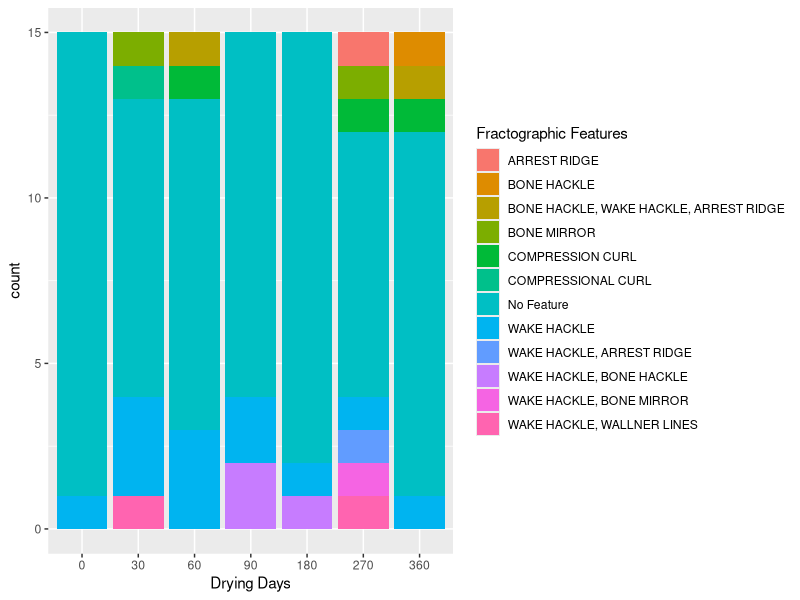
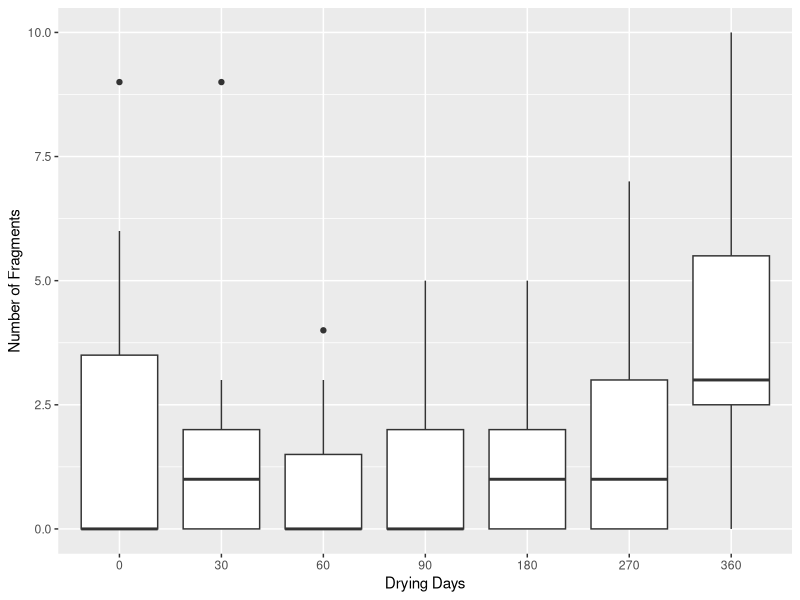
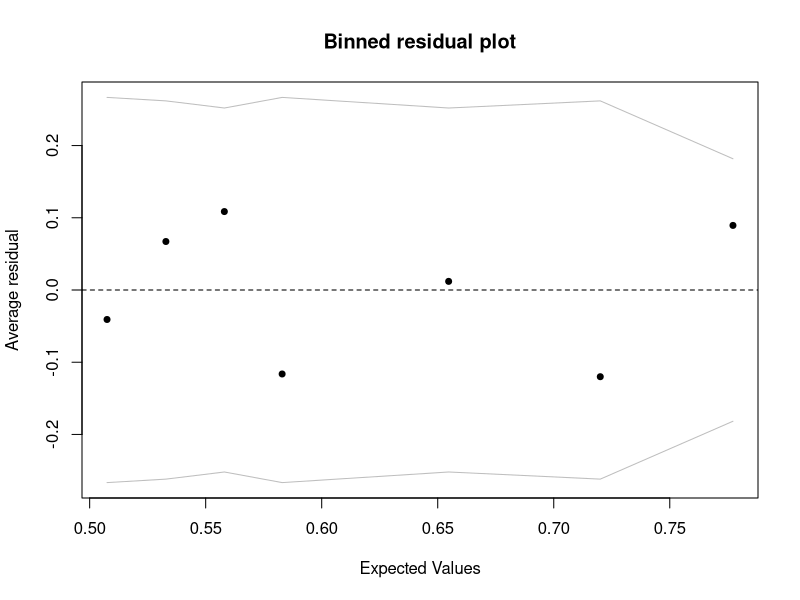
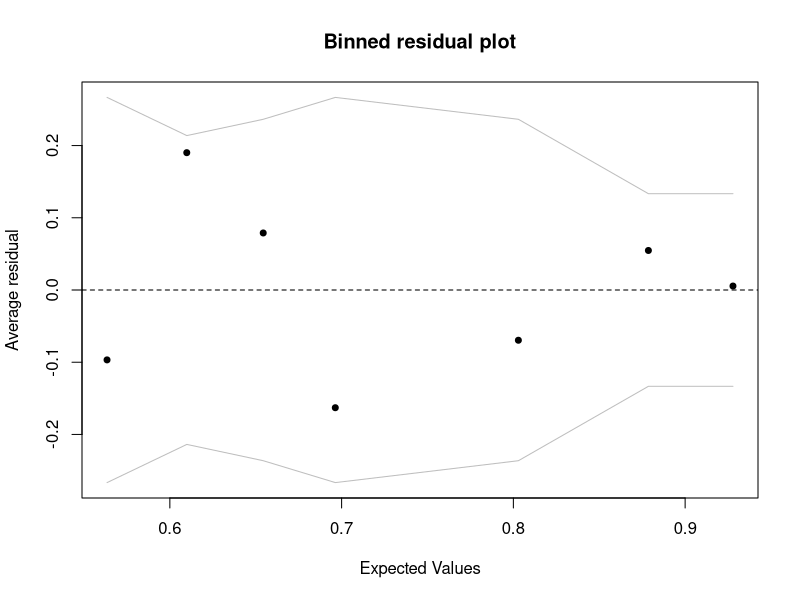
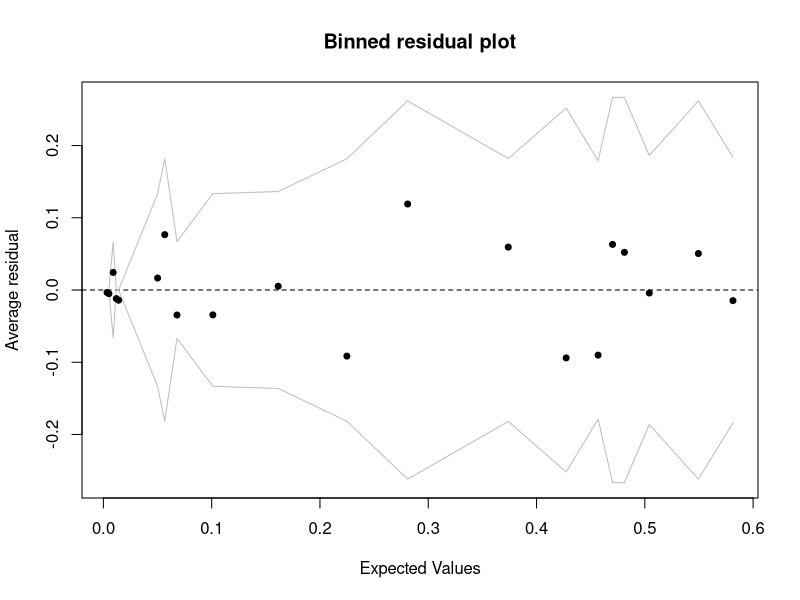
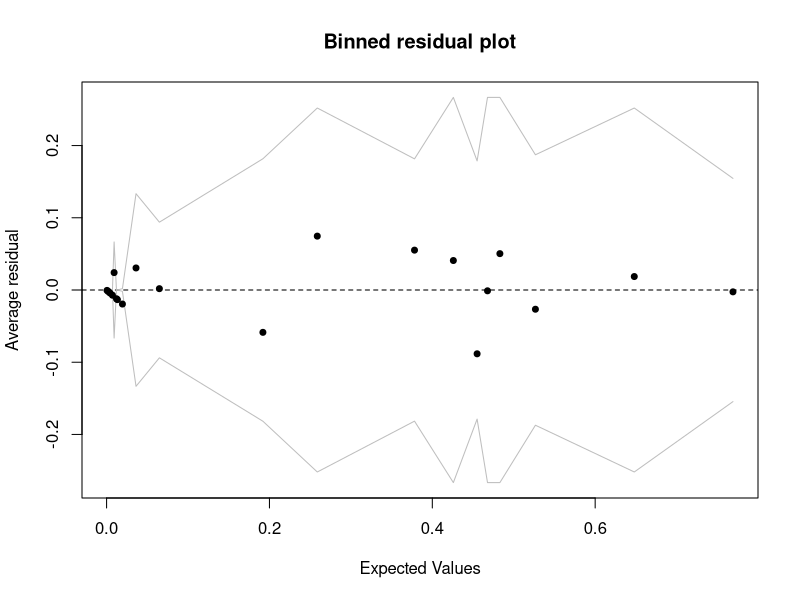
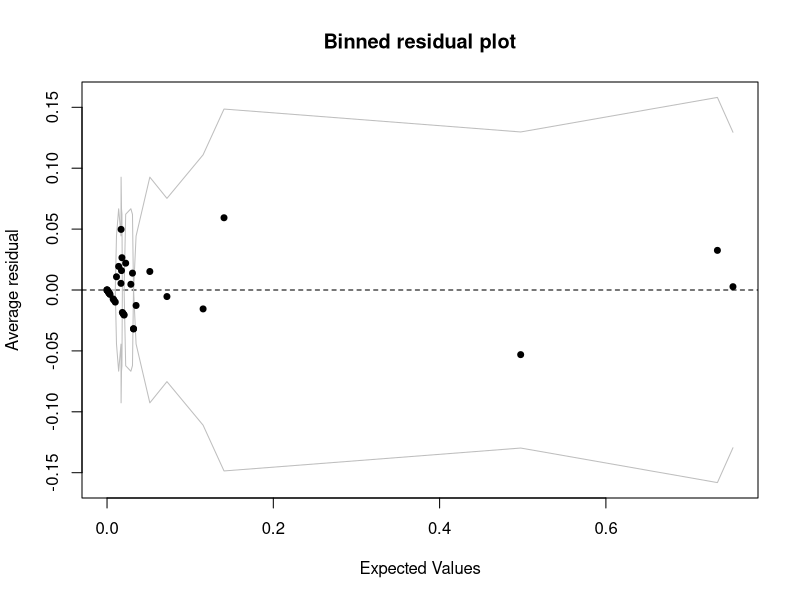

Reproduce these figures in R, in order.
## ---- chunk 1
knitr::opts_chunk$set(echo = FALSE)
library(tidyverse)
library(readxl)
library(dplyr)
library(nnet)
library(rlist)
library(arm)
library(knitr)
library(MASS)
# loading packages
## ---- chunk 2
bone <- readxl::read_xlsx("BU Thesis Data.xlsx", sheet = 2)
drop<-c()
for (i in 1:nrow(bone))  {
  if (is.na(bone$`Bone Type`[i])){
    drop <- c(drop, i)
  }
}
bone<-bone[-drop,]
# read bone and drop the date without information

# ignore unobserved bone
bone <- dplyr::select(bone,-`Bone Type`,-`Percentage of Feature Present`)
# select columns from Bone Type to Percentage of Feature Present
bone$`Bone Specimen` <- gsub("\\,.*","", bone$`Bone Specimen`)
bone$`Bone Specimen` <- gsub("[^0-9]","", bone$`Bone Specimen`)
bone$`days`<-as.numeric(bone$`Bone Specimen`)
bone<-mutate(bone,`Bone Specimen`=fct_relevel(`Bone Specimen`,'0','30','60','90','180','270','360'))

# creating variable drying day
typeof(bone$`Bone Specimen`)
bone$`Fractographic Features`[bone$`Fractographic Features`=="N/A"]<-"No Feature"
bone$`Fracture Angle`[bone$`Fracture Angle`=="N/A"]<-"non applicable"
bone$`Fracture Type`[bone$`Fracture Type`=="N/A"]<-"non applicable"
bone$`Fracture Surface`[bone$`Fracture Surface`=="N/A"]<-"non applicable"
bone$`Fracture Outline`[bone$`Fracture Outline`=="N/A"]<-"non applicable"
#Clean dependent variable

bone$`Bisecting Fracture`<-factor(bone$`Bisecting Fracture`)
bone$`Fracture-like`<-factor(bone$`Fracture-like`)
bone$`Fracture Angle`<-factor(bone$`Fracture Angle`)
bone$`Fracture Type`<-factor(bone$`Fracture Type`)
bone$`Fracture Surface`<-factor(bone$`Fracture Surface`)
bone$`Fracture Outline`<-factor(bone$`Fracture Outline`)

bone$`Fractographic Features`<-factor(bone$`Fractographic Features`)
# transfer variables to factor 
## ---- chunk 3
options(digits = 2) 
table1<-rbind(table(bone$`Bisecting Fracture`,bone$`Bone Specimen`)[2,]/15,table(bone$`Fracture-like`,bone$`Bone Specimen`)[2,]/15)
row.names(table1)<-c('Bisecting percentage','Fracture-like percentage')
kable(table1,caption = 'Bisecting Fracture and Fracture-like percentage for different drying-day groups')

ggplot(data = bone) + geom_bar(mapping = aes(x = `Bone Specimen`, fill = `Fractographic Features`))+labs(x="Drying Days")
ggplot(data = bone, mapping = aes(x = `Bone Specimen`, y = `Number of Fragments`)) + geom_boxplot()+labs(x="Drying Days")

## ---- chunk 4
fit.Bisect_Fracture<-glm(bone$`Bisecting Fracture`~bone$days,family = binomial())
coef(fit.Bisect_Fracture) #estimated coefficients
summary(fit.Bisect_Fracture)$coefficients[,4] #p-value
## ---- chunk 5
binnedplot(fitted(fit.Bisect_Fracture),resid(fit.Bisect_Fracture,type="response"))
## ---- chunk 6
fit.Fracture_like<-glm(bone$`Fracture-like`~bone$days,family = binomial())
coef(fit.Fracture_like) #estimated coefficients
summary(fit.Fracture_like)$coefficients[,4] #p-value
## ---- chunk 7
binnedplot(fitted(fit.Fracture_like),resid(fit.Fracture_like,type="response"))
## ---- chunk 8
fit.Fracture_Angle<-multinom(bone$`Fracture Angle`~bone$days,trace = FALSE)
coef(fit.Fracture_Angle) #estimated coefficients
## ---- chunk 9
z <- summary(fit.Fracture_Angle)$coefficients / summary(fit.Fracture_Angle)$standard.errors
p <- (1-pnorm(abs(z),0,1)) * 2
p
## ---- chunk 10
binnedplot(fitted(fit.Fracture_Angle),resid(fit.Fracture_Angle,type="response"))
## ---- chunk 11
fit.Number_of_Fragments1 <- glm(bone$`Number of Fragments` ~ bone$days, family="poisson")
coef(fit.Number_of_Fragments1) #estimated coefficients
pchisq(fit.Number_of_Fragments1$deviance,df=fit.Number_of_Fragments1$df.residual, lower.tail=FALSE)
## ---- chunk 12
fit.Number_of_Fragments2 <- glm.nb(bone$`Number of Fragments` ~ bone$days)
summary(fit.Number_of_Fragments2)
pchisq(fit.Number_of_Fragments2$deviance,df=fit.Number_of_Fragments2$df.residual, lower.tail=FALSE)
## ---- chunk 13
fit.Fracture_Outline<-multinom(bone$`Fracture Outline`~bone$days,trace = FALSE)
coef(fit.Fracture_Outline) #estimated coefficients
## ---- chunk 14
z <- summary(fit.Fracture_Outline)$coefficients / summary(fit.Fracture_Outline)$standard.errors
p <- (1-pnorm(abs(z),0,1)) * 2
p
## ---- chunk 15
binnedplot(fitted(fit.Fracture_Outline),resid(fit.Fracture_Outline,type="response"))
## ---- chunk 16
fit.Fractographic_Features<-multinom(bone$`Fractographic Features`~bone$days,trace = FALSE)
summary(fit.Fractographic_Features)
binnedplot(fitted(fit.Fractographic_Features),resid(fit.Fractographic_Features,type="response"))
